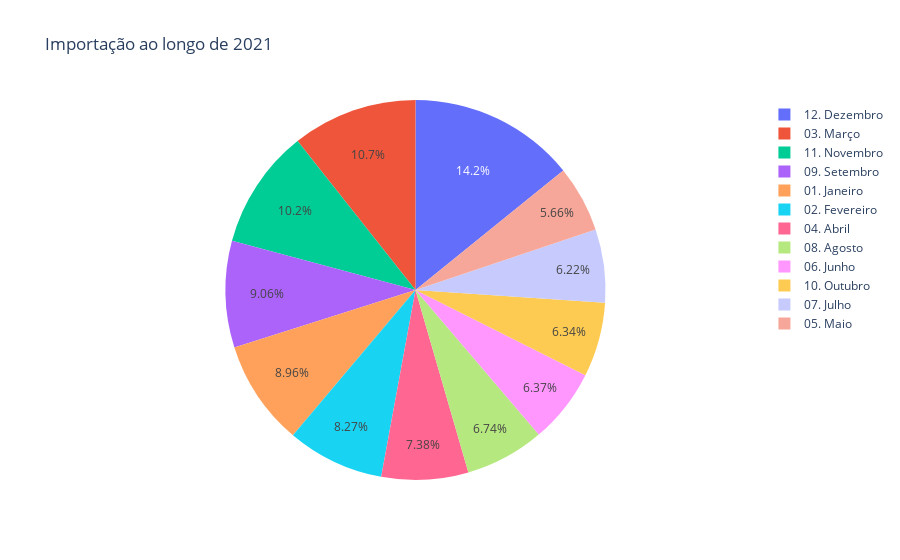

The notebook cell this image was saved under:
### Code cell
fig = px.pie(df, values=df['Importação - 2021 - Valor US$ FOB'], names=df['Mês'], title='Importação ao longo de 2021')
fig.show()

### Figure 1 — Plotly figure (JSON) as saved in the notebook; plotly's stock layout.template omitted (floating-point values rounded to 4 significant figures; data arrays with more than 128 entries replaced by an {"elided": "..."} marker saying what was removed)
{"data": [{"domain": {"x": [0, 1], "y": [0, 1]}, "hovertemplate": "Mês=%{label}<br>Importação - 2021 - Valor US$ FOB=%{value}<extra></extra>", "labels": {"elided": "312 str values"}, "legendgroup": "", "name": "", "showlegend": true, "type": "pie", "values": {"elided": "312 int values"}}], "layout": {"legend": {"tracegroupgap": 0}, "title": {"text": "Importação ao longo de 2021"}}}
